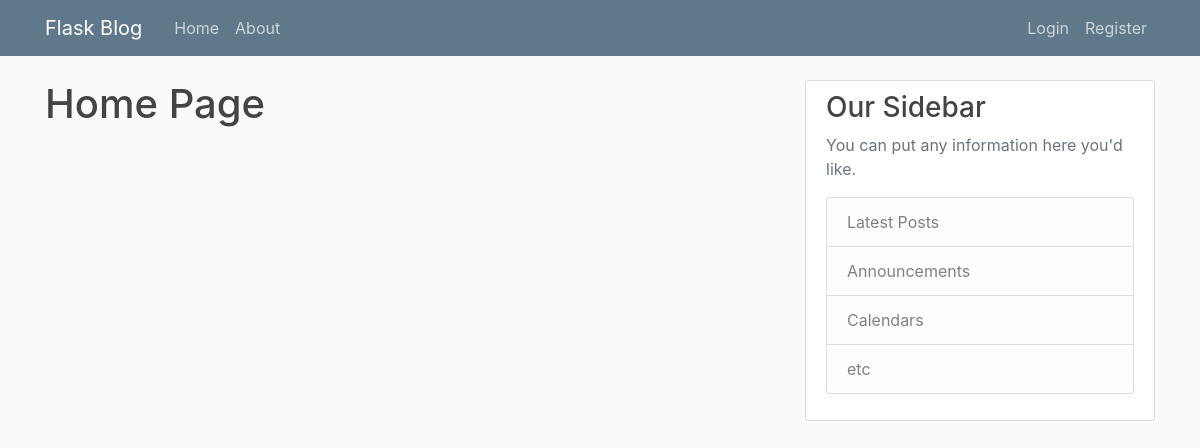
Page /home on the earlier database version.
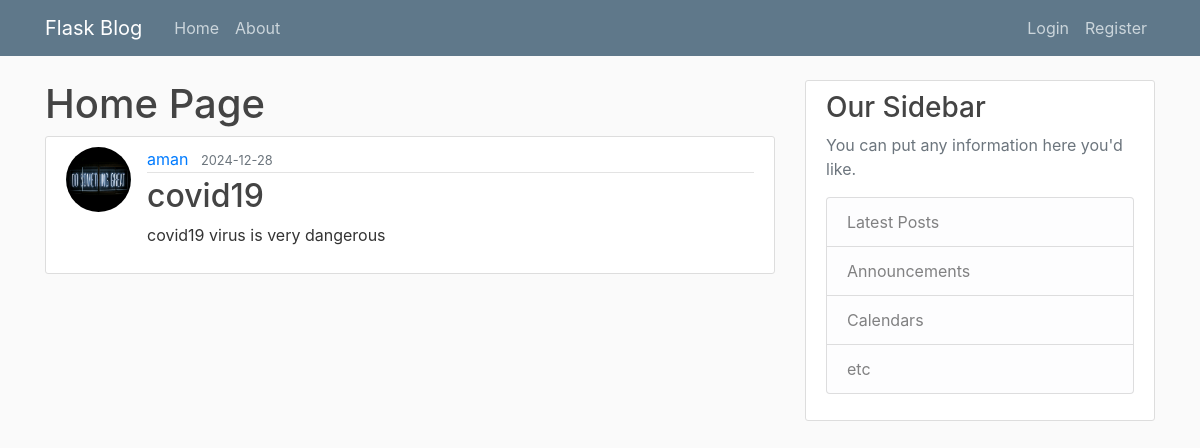
Same page on the later database version.
### flaskblog/models.py (models this page shows, shortened)
class Post(db.Model, UserMixin):
    id = db.Column(db.Integer, primary_key=True)
    title = db.Column(db.String(100), nullable=False)
    date_posted = db.Column(db.DateTime, nullable=False, default=datetime.utcnow)
    content = db.Column(db.Text, nullable=False)
    user_id = db.Column(db.Integer, db.ForeignKey('user.id'), nullable=False)

class User(db.Model, UserMixin):
    id = db.Column(db.Integer, primary_key=True)
    username = db.Column(db.String(20), unique=True, nullable=False)
    email = db.Column(db.String(120), unique=True, nullable=False)
    image_file = db.Column(db.String(20), nullable=False, default='default.jpg')
    password = db.Column(db.String(60), nullable=False)
    posts = db.relationship('Post', backref='author', lazy=True)

### flaskblog/routes.py (the view)
@app.route('/')
@app.route('/home')
def home():
    posts = Post.query.all()
    return render_template('home.html',posts=posts)

### flaskblog/templates/home.html
{% extends "layout.html" %}
{% block content %}
    <h1>Home Page</h1>
    {% for post in posts %}
        <article class="media content-section">
            <img class="rounded-circle article-img" src="{{ url_for('static', filename='profile_pics/' + post.author.image_file) }}">
            <div class="media-body">
            <div class="article-metadata">
                <a class="mr-2" href="#">{{ post.author.username }}</a>
                <small class="text-muted">{{ post.date_posted.strftime('%Y-%m-%d') }}</small>
            </div>
            <h2><a class="article-title" href="#">{{ post.title }}</a></h2>
            <p class="article-content">{{ post.content }}</p>
            </div>
        </article>
    {% endfor %}
{% endblock content%}

### flaskblog/templates/layout.html (shortened to what this page needs)
<!DOCTYPE html>
<html>
<head>
    <link rel="stylesheet" href="https://cdn.jsdelivr.net/npm/bootstrap@4.4.1/dist/css/bootstrap.min.css">
    <link rel="stylesheet" type="text/css" href="{{ url_for('static', filename='main.css') }}">
</head>
<body>
    <header class="site-header">
        <nav class="navbar navbar-expand-md navbar-dark bg-steel fixed-top">
          <div class="container">
            <a class="navbar-brand mr-4" href="/">Flask Blog</a>
            <div class="collapse navbar-collapse" id="navbarToggle">
              <div class="navbar-nav mr-auto">
                <a class="nav-item nav-link" href="/">Home</a>
                <a class="nav-item nav-link" href="{{url_for('about')}}">About</a>
              </div>
              <div class="navbar-nav">
                {% if current_user.is_authenticated %}
                    <a class="nav-item nav-link" href="{{url_for('new_post')}}">New Post</a>
                    <a class="nav-item nav-link" href="{{url_for('account')}}">Account</a>
                    <a class="nav-item nav-link" href="{{url_for('logout')}}">Logout</a>
                {% else %}
                    <a class="nav-item nav-link" href="{{url_for('login')}}">Login</a>
                    <a class="nav-item nav-link" href="{{url_for('register')}}">Register</a>
                {% endif %}
              </div>
            </div>
          </div>
        </nav>
      </header>
    <main role="main" class="container">
        <div class="row">
          <div class="col-md-8">
            {% block content %}
            {% endblock %}
          </div>
          <div class="col-md-4">
            <div class="content-section">
              <h3>Our Sidebar</h3>
              <p class='text-muted'>You can put any information here you'd like.
                <ul class="list-group">
                  <li class="list-group-item list-group-item-light">Latest Posts</li>
                  <li class="list-group-item list-group-item-light">Announcements</li>
                  <li class="list-group-item list-group-item-light">Calendars</li>
                  <li class="list-group-item list-group-item-light">etc</li>
                </ul>
              </p>
            </div>
          </div>
        </div>
      </main>
</body>
</html>

### flaskblog/static/main.css (style rules this page uses)
body { background: #fafafa; color: #333333; margin-top: 5rem; }
h1, h2, h3, h4, h5, h6 { color: #444444; }
.bg-steel { background-color: #5f788a; }
.site-header .navbar-nav .nav-link { color: #cbd5db; }
.content-section { background: #ffffff; padding: 10px 20px; border: 1px solid #dddddd; border-radius: 3px; margin-bottom: 20px; }
.article-title { color: #444444; }
.article-content { white-space: pre-line; }
.article-img { height: 65px; width: 65px; margin-right: 16px; }
.article-metadata { padding-bottom: 1px; margin-bottom: 4px; border-bottom: 1px solid #e3e3e3 }

Differences in the rows shown:
added Post: image_file (picture), author.username "aman", date_posted "2024-12-28", title "covid19", content "covid19 virus is very dangerous"
